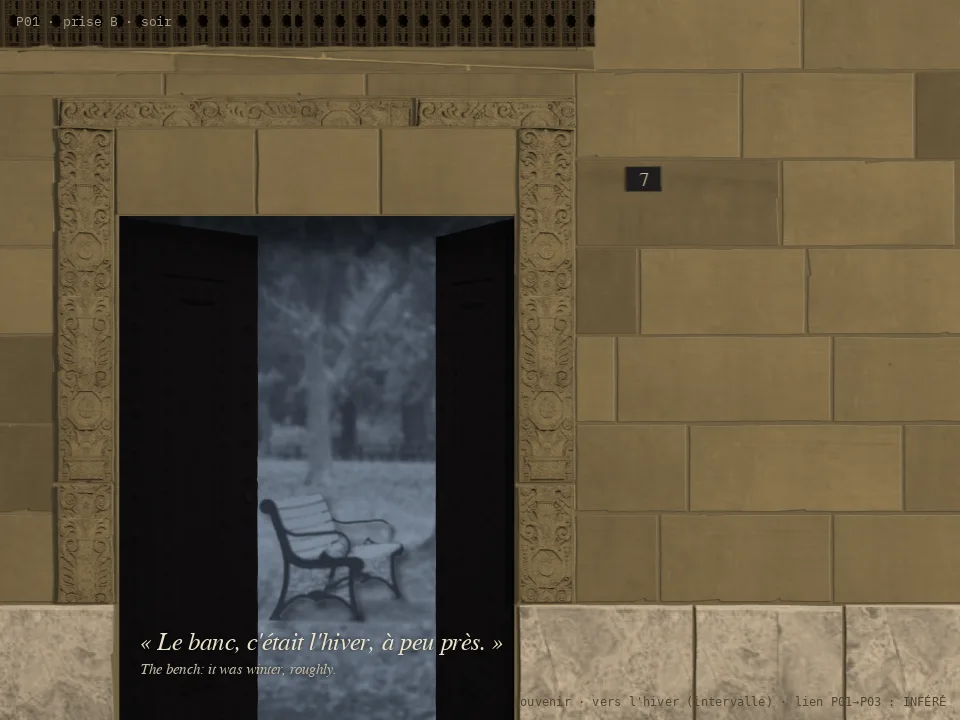
#> input picture paeleo/scion/oulipo/films/swarm/les-lieux-dune-fugue/test-shot.webp, 960 x 720 px
$ python metrics.py ../test-shot.webp
#> lines starting #> are read from the running program, lines starting #| are printed output that depends on the picture
"""Measure the reference regions (sec. 6) on a film frame."""
import sys, json, numpy as np
from PIL import Image
def m(p):
#> called with p = '../test-shot.webp'
    a = np.asarray(Image.open(p).convert('RGB')).astype(float); H, W = a.shape[:2]
#> after `H, W = a.shape[:2]`: H = 720; W = 960
    L = a @ [0.299, 0.587, 0.114]
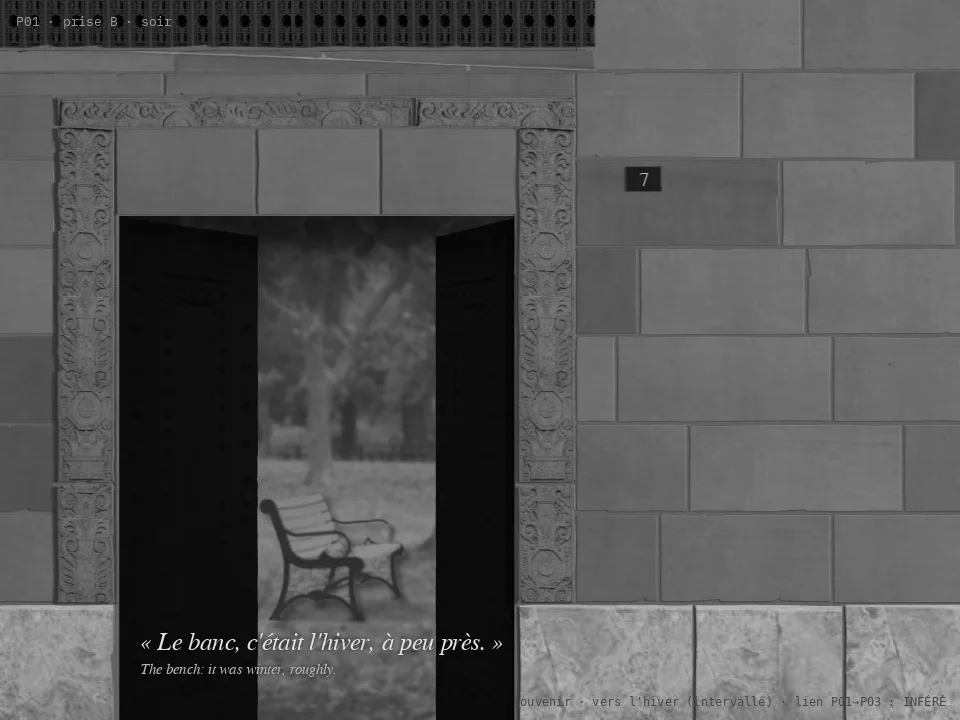
#> L: shape (720, 960) float64; min 0, max 236.5, mean 87
    R = lambda x0, y0, x1, y1: a[int(y0*H):int(y1*H), int(x0*W):int(x1*W)]
    st = R(0.62, 0.28, 0.98, 0.80); door = R(0.16, 0.40, 0.50, 0.95); pl = R(0.62, 0.86, 0.98, 0.99)
    stL = st @ [0.299, 0.587, 0.114]
    rows = stL.mean(1)
    return dict(frame=a.reshape(-1, 3).mean(0).round(1).tolist(), p5=float(np.percentile(L, 5)), p50=float(np.median(L)),
                p95=float(np.percentile(L, 95)), stone=st.reshape(-1, 3).mean(0).round(1).tolist(), stone_sd=round(float(stL.std()), 1),
                stone_R_minus_B=round(float(st[..., 0].mean() - st[..., 2].mean()), 1),
                joint_row_min=round(float(rows.min()), 1), stone_row_median=round(float(np.median(rows)), 1),
                door=door.reshape(-1, 3).mean(0).round(1).tolist(), door_sd=round(float((door @ [0.299, 0.587, 0.114]).std()), 1),
                plinth=pl.reshape(-1, 3).mean(0).round(1).tolist())
if __name__ == '__main__':
    out = {p: m(p) for p in sys.argv[1:]}
#> out = 1 item
    print(json.dumps(out, indent=1))
#> (printed output is left out)
